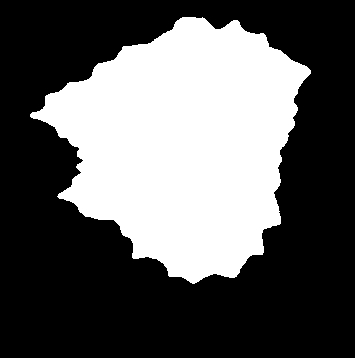
%> input picture a1.jpg, 355 x 358 px
$ octave reconstruction.m   (GNU Octave 9; MATLAB toolbox functions it lacks are replaced by stand-ins)
%> lines starting %> are read from the running program, lines starting %| are printed output that depends on the picture; in (x1, y1, x2, y2) boxes, pixels count from 0 and x2, y2 are one past the last pixel; in counts of white or black regions, pixels touching at a corner belong together; the program's own positions count from 1
### elifou.m
function [a,b,c,d,A0,C0,mn]=elifou(BW,nc,nor)
%%funci髇 basada en Fourier el韕tico desarrollado por Kuhl & Giardina
%
%          varibles de entrada:
%  BW: imagen binaria del contorno a analizar, 1 para contorno y 0 para
%  fondo, la imagen no debe contener "holes", debe ser un contorno cerrado
%  nc: N鷐ero de coeficientes de las series de Fourier
%  nor: variable de normalizaci髇, 1 para normalizar y 0 para el caso
%  contrario
%
%          varibles de salida:
%  a:  coeficientes de los armonicos correspondiente a la proyecci髇 en x
%      del c骴igo de cadena
%  b:  coeficientes de los armonicos correspondiente a la proyecci髇 en x
%      del c骴igo de cadena
%  c:  coeficientes de los armonicos correspondiente a la proyecci髇 en y
%      del c骴igo de cadena
%  d:  coeficientes de los armonicos correspondiente a la proyecci髇 en y
%      del c骴igo de cadena
%  A0: componente DC correspondiente a la proyecci髇 en x
%  C0: componente DC correspondiente a la proyecci髇 en y
%  mn: longitud del c骴igo de cadena


%% Convierte la imagen a tipo binario y realiza ajuste para c骴igo de cadena
if ~islogical(BW)
     if size(BW,3)>3
         BW=BW(:,:,1:3);
    end
    BW=im2bw(BW);
end

BW = padarray(BW,2);
BW=bwperim(BW);
BW=bwmorph(BW,'spur');
BW=bwmorph(BW,'thin');
pxl= regionprops(BW,'PixelList');
pxl=pxl.PixelList;

%%                               C骴igo de cadena
[yi,xi]=find(BW,1,'first');
xo=xi; yo=yi;
con=2;
longitud=length(pxl);
BW=double(BW);
le=sqrt(2);

cadena=zeros(1,longitud);
for i=1:longitud-1

    pos=[yi,xi+1;yi-1,xi+1;yi-1,xi;yi-1,xi-1;yi,xi-1;yi+1,xi-1;yi+1,xi;yi+1,xi+1];
    neigh=[BW(pos(1,1),pos(1,2)),BW(pos(2,1),pos(2,2))*le,BW(pos(3,1),pos(3,2)),...
        BW(pos(4,1),pos(4,2))*le,BW(pos(5,1),pos(5,2)),BW(pos(6,1),pos(6,2))*le,...
        BW(pos(7,1),pos(7,2)),BW(pos(8,1),pos(8,2))*le];
    neigh(neigh==0)=2;
    [~,mino]=min(neigh);
    cadena(i)= mino(1)-1;
    BW(yi,xi)=0;
    xi=pos(mino,2);
    yi=pos(mino,1);
end

pos=[yi,xi+1;yi-1,xi+1;yi-1,xi;yi-1,xi-1;yi,xi-1;yi+1,xi-1;yi+1,xi;yi+1,xi+1];
BW(yo,xo)=1;
neigh=[BW(pos(1,1),pos(1,2)),BW(pos(2,1),pos(2,2))*le,BW(pos(3,1),pos(3,2)),...
    BW(pos(4,1),pos(4,2))*le,BW(pos(5,1),pos(5,2)),BW(pos(6,1),pos(6,2))*le,...
    BW(pos(7,1),pos(7,2)),BW(pos(8,1),pos(8,2))*le];
neigh(neigh==0)=2;
[~,mino]=min(neigh);
cadena(i+1)= mino(1)-1;
mn=length(cadena);


%%                   Tiempo y distancia Traversal
deltat=zeros(1,length(cadena));
deltat(1)=1+((sqrt(2)-1)/2)*(1-(-1)^cadena(1));
deltat2=1+((sqrt(2)-1)/2)*(1-(-1).^cadena);
deltaxa=sign(6-cadena(1))*sign(2-cadena(1));
deltaya=sign(4-cadena(1))*sign(cadena(1));
for i=2:length(cadena)
    deltat(i)=deltat(i-1)+1+((sqrt(2)-1)/2)*(1-(-1)^cadena(i));
    deltaxa(i)=deltaxa(i-1)+ sign(6-cadena(i))*sign(2-cadena(i));
    deltaya(i)=deltaya(i-1)+ sign(4-cadena(i))*sign(cadena(i));
end
T = deltat(end);
deltax=sign(6-cadena).*sign(2-cadena);
deltay=sign(4-cadena).*sign(cadena);


%%                   C醠culo de los coeficientes
a=zeros(1,nc);
b=a;
c=a;
d=a;

q_x = deltax./ deltat2;
q_y = deltay./ deltat2;
for n=1:nc
    two_n_pi = 2 * n * pi;
    sigma_a = 0;
    sigma_b = 0;
    sigma_c = 0;
    sigma_d = 0;
    tp_prev = 0;
    for p=1:length(cadena)
        sigma_a = sigma_a + q_x(p) * (cos(two_n_pi * deltat(p) / T) - cos(two_n_pi * tp_prev / T));
        sigma_b = sigma_b + q_x(p) * (sin(two_n_pi * deltat(p) / T) - sin(two_n_pi * tp_prev / T));
        sigma_c = sigma_c + q_y(p) * (cos(two_n_pi * deltat(p) / T) - cos(two_n_pi * tp_prev / T));
        sigma_d = sigma_d + q_y(p) * (sin(two_n_pi * deltat(p) / T) - sin(two_n_pi * tp_prev / T));
        tp_prev = deltat(p);
    end
    r = T/(2*n^2*pi^2);

    a(n) = r * sigma_a;
    b(n) = r * sigma_b;
    c(n)= r * sigma_c;
    d(n)= r * sigma_d;
end


%%                         C醠culo de la componente directa
A0 = 0;
C0 = 0;
A0 = A0 + deltax(1) / (2 * deltat2(1)) * (deltat(1))^2 ;
C0 = C0 + deltay(1) / (2 * deltat2(1)) * (deltat(1))^2 ;
for p = 2 : length(cadena)

    zeta = deltaxa(p - 1) - deltax(p) / deltat2(p) * deltat(p - 1);
    delta = deltaya(p - 1) - deltay(p) / deltat2(p) * deltat(p - 1);
    A0 = A0 + deltax(p) / (2 * deltat2(p)) * ((deltat(p))^2 - (deltat(p - 1))^2) + zeta * (deltat(p) - deltat(p-1));
    C0 = C0 + deltay(p) / (2 * deltat2(p)) * ((deltat(p))^2 - (deltat(p - 1))^2) + delta * (deltat(p) - deltat(p-1));

end
A0 = A0 / T;
C0 = C0 / T;


%%                                   Normalization
if nor == 1
    % Remove DC components
    A0 = 0;
    C0 = 0;

    % Compute theta1
    theta1 = 0.5 * atan2(2 * (a(1) * b(1) + c(1) * d(1)) , ...
        (a(1)^2 + c(1)^2 - b(1)^2 - d(1)^2));
    if theta1<0
        theta1=theta1+2*pi;
    end

    costh1 = cos(theta1);
    sinth1 = sin(theta1);

    a_star_1 = costh1 * a(1) + sinth1 * b(1);
    %     b_star_1 = -sinth1 * a(1) + costh1 * b(1);
    c_star_1 = costh1 * c(1) + sinth1 * d(1);
    %     d_star_1 = -sinth1 * c(1) + costh1 * d(1);

    % Compute psi1
    psi1 = atan(c_star_1 / a_star_1) ;

    % Compute E
    E = sqrt(a_star_1^2 + c_star_1^2);

    cospsi1 = cos(psi1);
    sinpsi1 = sin(psi1);

    for i = 1 : nc
        normalized = [cospsi1 sinpsi1; -sinpsi1 cospsi1] * [a(i) b(i); c(i) d(i)] * ...
            [cos(theta1 * i) -sin(theta1 * i); sin(theta1 * i) cos(theta1 * i)];
        a(i) = normalized(1,1) / E;
        b(i) = normalized(1,2) / E;
        c(i) = normalized(2,1) / E;
        d(i) = normalized(2,2) / E;
    end

end

### reconstruction.m

padi='C:\Users\Usuario\Documents\MATLAB\particulas';
[filenamed, pathd]= uigetfile({'*.*'},'Images of CLASS ','MultiSelect', 'on',padi);
%> the answer given: a1.jpg
if pathd==0
    error('No files, try again, run function again');
end

if iscell(filenamed)
    nclass=length(filenamed);
    images=cell(nclass,1);
    for i=1:nclass
        I=imread([pathd, filenamed{i}]);
        if size(I,3)>3
            I=I(:,:,1:3);
        end
        images{i}=im2bw(mat2gray(I));

    end
else
    I=imread([pathd, filenamed]);
%> I is the input picture: size 358x355x3 uint8; min 0, max 255, mean 93.7
    if size(I,3)>3
        I=I(:,:,1:3);
    end
    images{1}=im2bw(mat2gray(I));
    nclass=1;
end

nc=128;   %%% n鷐ero de arm髇icos
ncr=3;    %%% N鷐ero de arm髇icos para la reconstrucci髇
graf=1;   %%% visualizaci髇 de la reconstrucci髇
% figure, hold on
for i=1:nclass
        [a,b,c,d,A0,C0,mn]=elifou(images{i},nc,1);
        real=zeros(mn,2);
        recon=real;
        for t = 1 : mn
            x = 0.0;
            y = 0.0;
            for ii = 1: nc
                x = x + (a(ii) * cos(2 * ii * pi * t / mn) + b(ii) * sin(2 * ii * pi * t / mn));
                y = y + (c(ii) * cos(2 * ii * pi * t / mn) + d(ii) * sin(2 * ii * pi * t / mn));
            end
            real(t,1) = A0 + x;
            real(t,2) = C0 + y;

            x = 0.0;
            y = 0.0;
            for ii = 1: ncr
                x = x + (a(ii) * cos(2 * ii * pi * t / mn) + b(ii) * sin(2 * ii * pi * t / mn));
                y = y + (c(ii) * cos(2 * ii * pi * t / mn) + d(ii) * sin(2 * ii * pi * t / mn));
            end
            recon(t,1) = A0 + x;
            recon(t,2) = C0 + y;
        end


                 figr = figure;
                 plot(real(:,1), real(:,2), 'k', 'linewidth', 3);
                 axis equal
                 hold on
                 plot(recon(:,1), recon(:,2), 'b', 'linewidth', 2);
end
%> this loop made 1 pass
%> (xo in elifou, yo in elifou, longitud in elifou, mino in elifou, mn) on pass 1: (31, 117, 869, 6, 869)
%> pass 1, in elifou, `BW = padarray(BW,2);`:
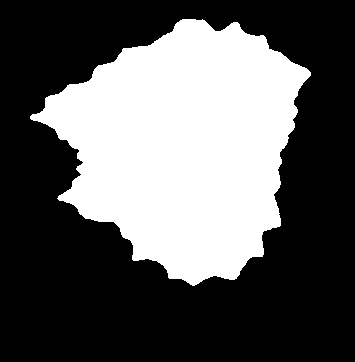
%> BW: size 362x355 logical; 36.3% white; 1 white region, box (x1, y1, x2, y2) and area: (30, 19, 311, 286) 46710
%> pass 1, in elifou, `BW=bwperim(BW);`:
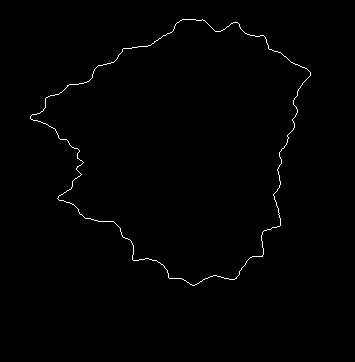
%> BW: size 362x355 logical; 0.68% white in thin lines or dots, all inside (x1, y1, x2, y2) = (30, 19, 311, 286)
%> pass 1, `plot(recon(:,1), recon(:,2), 'b', 'linewidth', 2);`:
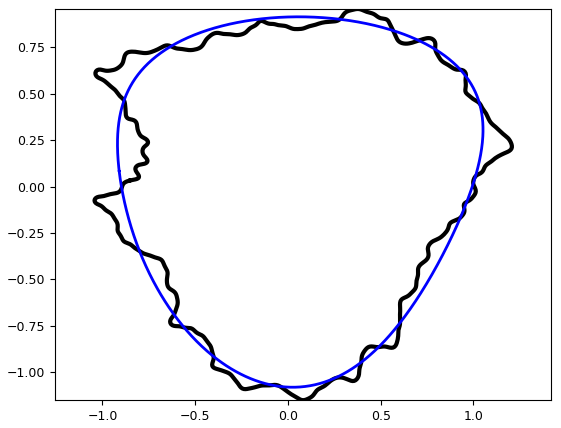
%> figure redrawn from the program's plot data
%> after the loop, real = 869 rows, first 12: [-0.857 0.0311; -0.866 0.0284; -0.874 0.0247; -0.882 0.0198; -0.888 0.0133; -0.892 0.00527; -0.895 -0.00369; -0.898 -0.0127; -0.902 -0.0209; -0.908 -0.0275; -0.916 -0.0322; -0.924 -0.0352]; recon = 869 rows, first 12: [-0.91 0.0809; -0.909 0.0752; -0.908 0.0695; -0.907 0.0638; -0.907 0.058; -0.906 0.0522; -0.905 0.0465; -0.904 0.0407; -0.903 0.0348; -0.902 0.029; -0.901 0.0231; -0.901 0.0172]

$ run again, on a3.jpg
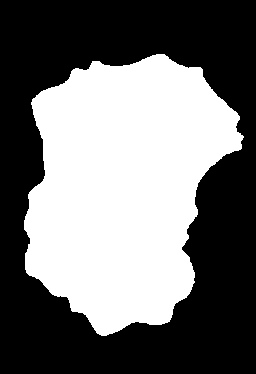
%> input picture a3.jpg, 256 x 374 px
%> I is the input picture: size 374x256x3 uint8; min 0, max 255, mean 113
%> the loop `for i=1:nclass` made 1 pass
%> pass 1, in elifou, `BW=bwperim(BW);`:
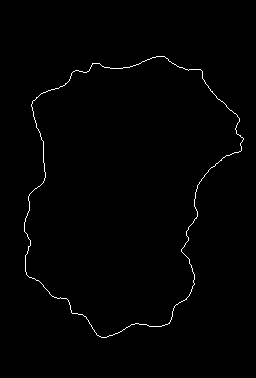
%> BW: size 378x256 logical; 0.83% white in thin lines or dots, all inside (x1, y1, x2, y2) = (24, 56, 244, 338)
%> pass 1, `plot(recon(:,1), recon(:,2), 'b', 'linewidth', 2);`:
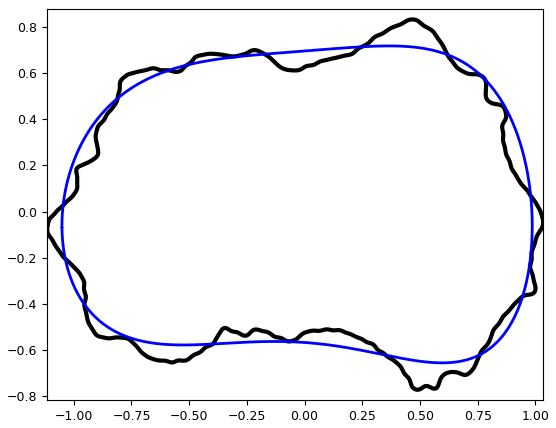
%> figure redrawn from the program's plot data
%> after the loop `for i=1:nclass`: real = 790 rows, first 12: [-1.11 -0.0418; -1.11 -0.0494; -1.11 -0.0571; -1.11 -0.065; -1.11 -0.0733; -1.12 -0.082; -1.11 -0.0906; -1.11 -0.0987; -1.11 -0.106; -1.1 -0.112; -1.1 -0.118; -1.09 -0.125]; recon = 790 rows, first 12: [-1.05 -0.0737; -1.05 -0.0816; -1.05 -0.0895; -1.05 -0.0973; -1.05 -0.105; -1.05 -0.113; -1.05 -0.121; -1.05 -0.129; -1.05 -0.136; -1.05 -0.144; -1.05 -0.152; -1.04 -0.159]

$ run again, on a4.jpg
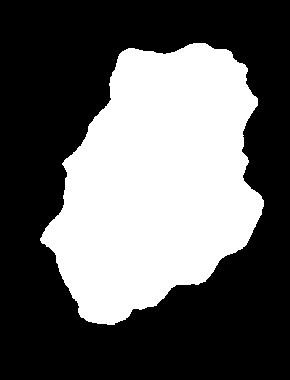
%> input picture a4.jpg, 290 x 380 px
%> I is the input picture: size 380x290x3 uint8; min 0, max 255, mean 97.8
%> the loop `for i=1:nclass` made 1 pass
%> pass 1, in elifou, `BW=bwperim(BW);`:
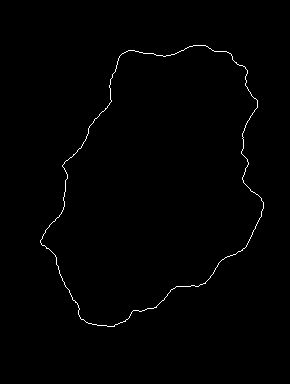
%> BW: size 384x290 logical; 0.7% white in thin lines or dots, all inside (x1, y1, x2, y2) = (40, 45, 264, 327)
%> pass 1, `plot(recon(:,1), recon(:,2), 'b', 'linewidth', 2);`:
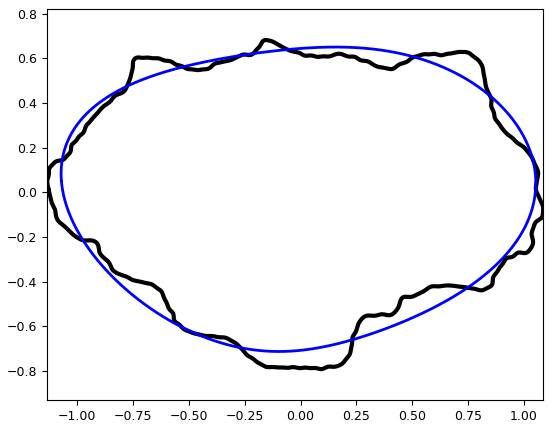
%> figure redrawn from the program's plot data
%> after the loop `for i=1:nclass`: real = 764 rows, first 12: [-1.13 0.00952; -1.13 0.00185; -1.12 -0.00602; -1.12 -0.0141; -1.12 -0.0223; -1.12 -0.0302; -1.12 -0.0379; -1.12 -0.0456; -1.11 -0.0534; -1.11 -0.0615; -1.1 -0.0697; -1.1 -0.0775]; recon = 764 rows, first 12: [-1.07 0.0489; -1.07 0.0422; -1.07 0.0355; -1.07 0.0287; -1.07 0.0219; -1.07 0.0151; -1.07 0.00829; -1.06 0.00145; -1.06 -0.0054; -1.06 -0.0123; -1.06 -0.0192; -1.06 -0.0261]

$ run again, on a5.jpg
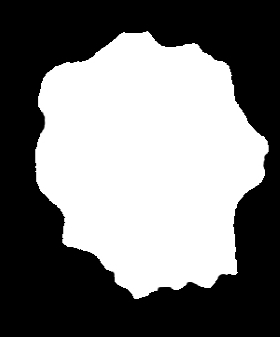
%> input picture a5.jpg, 280 x 337 px
%> I is the input picture: size 337x280x3 uint8; min 0, max 255, mean 120.4
%> the loop `for i=1:nclass` made 1 pass
%> pass 1, in elifou, `BW=bwperim(BW);`:
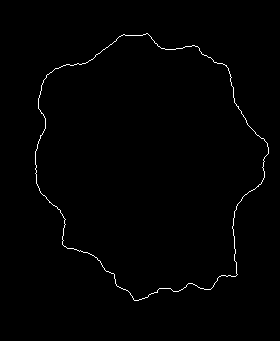
%> BW: size 341x280 logical; 0.82% white in thin lines or dots, all inside (x1, y1, x2, y2) = (35, 33, 269, 301)
%> pass 1, `plot(recon(:,1), recon(:,2), 'b', 'linewidth', 2);`:
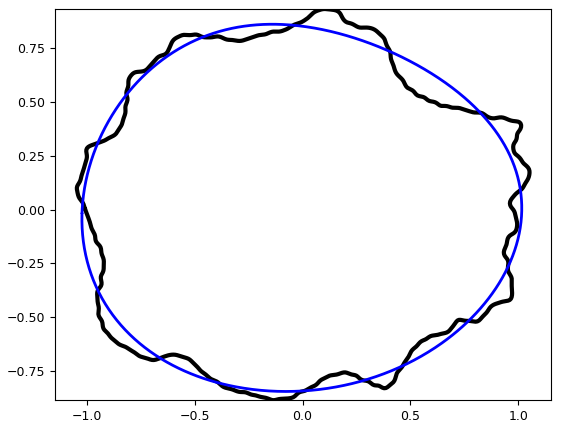
%> figure redrawn from the program's plot data
%> after the loop `for i=1:nclass`: real = 777 rows, first 12: [-1.01 -0.000355; -1 -0.00863; -1 -0.0168; -0.998 -0.0249; -0.995 -0.0329; -0.993 -0.0411; -0.99 -0.0492; -0.987 -0.0575; -0.984 -0.0657; -0.982 -0.074; -0.98 -0.0822; -0.977 -0.0903]; recon = 777 rows, first 12: [-1.02 -0.0216; -1.02 -0.0296; -1.02 -0.0377; -1.02 -0.0457; -1.02 -0.0537; -1.02 -0.0618; -1.02 -0.0698; -1.02 -0.0778; -1.02 -0.0857; -1.02 -0.0937; -1.02 -0.102; -1.02 -0.11]
